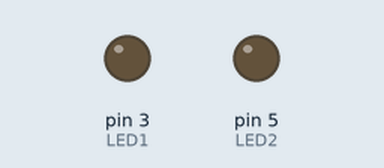
Recording of a sketch running on a simulated Arduino Nano, built with avr-gcc and run on an emulated ATmega328P. On the bench: output pins drawn as LEDs (lit = HIGH).

Above: at 0.15 s.
Timing chart, 0 to 1.6 s (numbered marks = the images above):
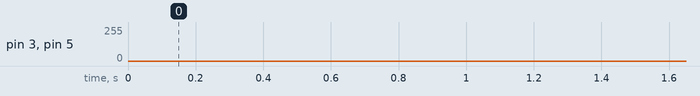

The sketch:

controller.ino
```cpp
unsigned long ms_from_start =0;
unsigned long ms_previous_read_LED1 = 0;
unsigned long LED1_interval=0;
unsigned long ms_previous_read_LED2 = 0;
unsigned long LED2_interval=0;


#define LED1 3
#define LED2 5

#define P1 A7
#define P2 A1

int LED1_state=0;
int LED2_state=0;


void setup() {
  pinMode(LED1, OUTPUT);
  pinMode(LED2, OUTPUT);
  pinMode(P1, INPUT);
  pinMode(P2, INPUT);
}
void loop() {
  ms_from_start = millis();
  LED1_interval=0;
  LED2_interval=0;
  for(int i=0;i<5;i++){
   LED1_interval=2000;//LED1_interval+map(analogRead(P1),0,1023,100,1000);
   LED2_interval=2000;//LED2_interval+map(analogRead(P2),0,1023,100,1000);
  }
  LED1_interval=LED1_interval/5;
  LED2_interval=LED2_interval/5;
  int value;
  //
  //
  if (ms_from_start-ms_previous_read_LED1> LED1_interval){
    ms_previous_read_LED1=ms_from_start;
    if (LED1_state==0) LED1_state=1; else LED1_state=0;
    //digitalWrite(LED1,LED1_state);
  }
  value=map(ms_from_start-ms_previous_read_LED1,0, LED1_interval, 0, 255);
  if (LED1_state==0) value=value; else value=255-value;
  analogWrite(LED1,value);
  //
  //
  if (ms_from_start-ms_previous_read_LED2> LED2_interval){
    ms_previous_read_LED2=ms_from_start;
    if (LED2_state==0) LED2_state=1; else LED2_state=0;
  }
  value=map(ms_from_start-ms_previous_read_LED2,0, LED2_interval, 0, 255);
  if (LED2_state==0) value=255-value; else value=value;
  analogWrite(LED2,value);
}
```
